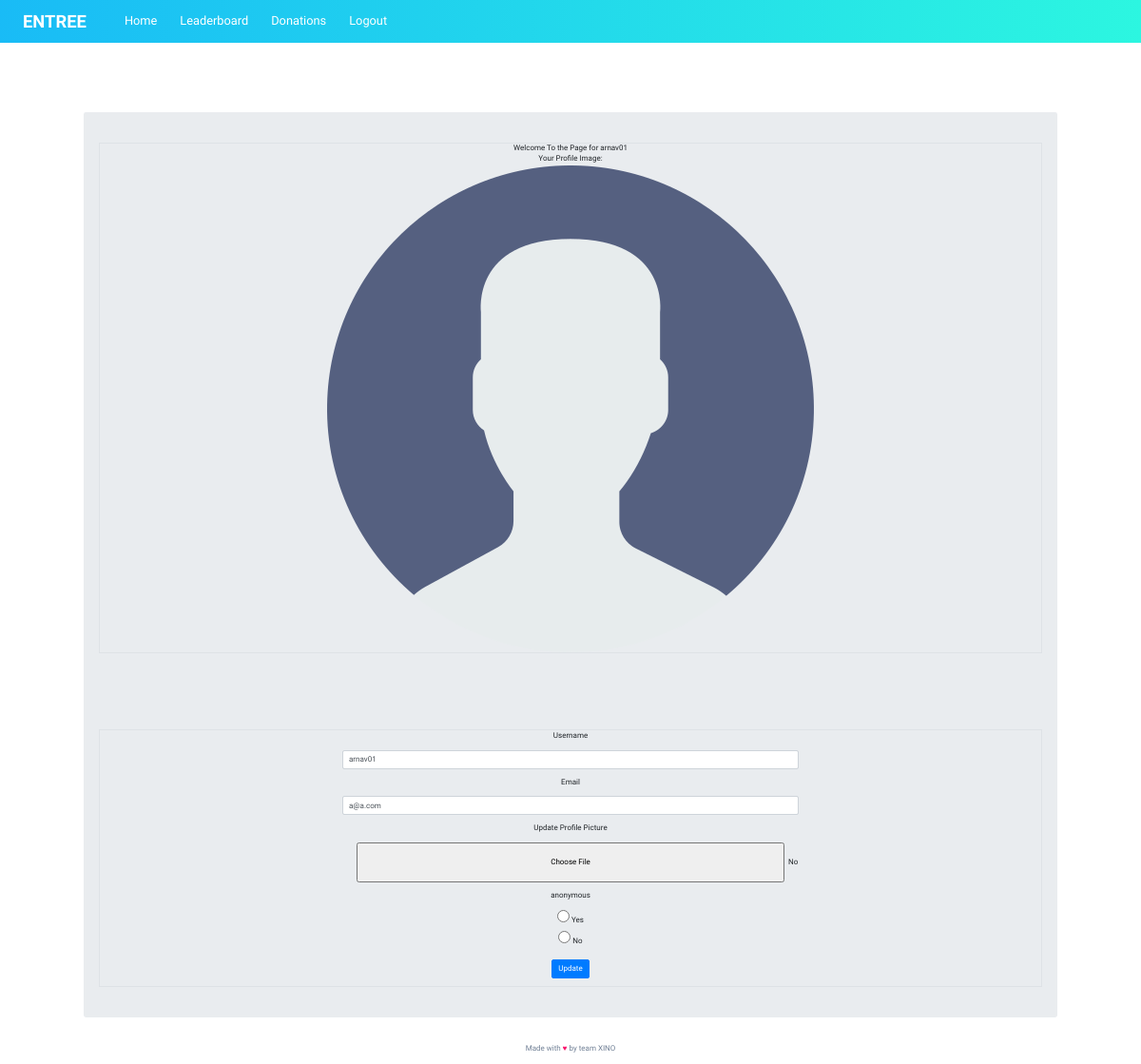
/account (signed in), run on the app's committed database.
### Tool/models.py (models this page shows, shortened)
class User(db.Model,UserMixin):
    __tablename__ = 'users'
    id = db.Column(db.Integer,primary_key = True)
    name = db.Column(db.String(64))
    username = db.Column(db.String , unique = True)
    profile_image = db.Column(db.String(64), nullable = False , default = 'developer.png')
    membership = db.Column(db.String(64), nullable = False , default = 'basic')
    email = db.Column(db.String(64),unique = True,index = True)
    password_hash = db.Column(db.String(128))
    points = db.Column(db.Integer , default = 0)
    anonymous = db.Column(db.String , default = 'No')

### app.py (the view)
@app.route('/account', methods=['GET', 'POST'])
@login_required
def account():
    pic = current_user.profile_image
    form = UpdateUserForm()
    if form.validate_on_submit():
        current_user.email = form.email.data
        current_user.username = form.username.data
        current_user.anonymous = form.anonymous.data
        if form.picture.data is not None:
            id = current_user.id
            pic = add_profile_pic(form.picture.data, id)
            current_user.profile_image = pic
        flash('User Account Created')
        db.session.commit()
        return redirect(url_for('account'))
    elif request.method == 'GET':
        form.username.data = current_user.username
        form.email.data = current_user.email
        form.anonymous.data = current_user.anonymous
    profile_image = url_for('static', filename=current_user.profile_image)
    return render_template('account.htm', profile_image=profile_image, form=form, pic=pic)

### Tool/forms.py (shortened to what this page needs)
class UpdateUserForm(FlaskForm):
    email = StringField('Email', validators=[DataRequired(),Email()])
    username = StringField('Username', validators=[DataRequired()])
    picture = FileField('Update Profile Picture', validators=[FileAllowed(['jpg', 'png'])])
    anonymous = RadioField('anonymous', choices = [('Yes' , 'Yes'), ('No' , 'No')])
    submit = SubmitField('Update')

### Tool/models.py (called while the page is built)
@login_manager.user_loader
def load_user(user_id):
    return User.query.get(user_id)

### Tool/templates/account.htm (shortened to what this page needs)
{%extends "base.htm"%}
{%block content%}
<div class="container jumbotron">
  <div align='center' class="border ">
    <h1>Welcome To the Page for {{current_user.username}}</h1>
    Your Profile Image: <br>
    <img align = 'center' src="{{url_for('static' , filename = current_user.profile_image)}}" >
  </div>
  <div class="container border" align ="center">
    <form method="POST" action = "" enctype="multipart/form-data">
      <div class="form-group">
          {{form.username.label(class="form-group")}}
          {{form.username(class="form-control col-md-6")}}
      </div>
      <div class="form-group">
        {{form.email.label(class="form-group")}}
        {{form.email(class="form-control col-md-6")}}
      </div>
      <div class="form-group">
        {{form.picture.label(class="form-group")}}
        {{form.picture(class="form-control-file col-md-6")}}
      </div>
      <div class="form-group">
        {{form.anonymous.label(class="form-group")}}
        {{form.anonymous()}}
      </div>
      <div class="form-group">
        {{form.submit(class = 'btn btn-primary')}}
      </div>
    </form>
  </div>
</div>
{%endblock%}

### Tool/static/css/styles.css (style rules this page uses)
html { font-size: 62.5%; scroll-behavior: smooth; box-sizing: border-box; }
@media only screen and (max-width: 75em) { html { font-size: 50%; } }
*, *::before, *::after { margin: 0; padding: 0; box-sizing: inherit; }
body { font-family: "Montserrat", sans-serif; font-weight: 400; line-height: 1.6; overflow-x: hidden; }
.container { margin-top: 10rem; }

### data on the page
User: username "arnav01", profile_image (picture), email "a@a.com", anonymous "☐ Yes ☐ No"
